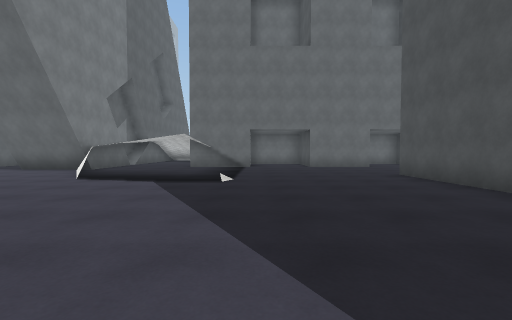
view 1 (above)

17 first-person views from a walk through a Unity game level. The camera is 1.3 m above the floor, tilts 2° down and sees 90° across. The floor is counted in squares, 2 m on a side. Each view is taken from the middle of a square. On the plan, view 1 faces up. The plan holds only what a view shows up to about 9 squares ahead; the rest is blank. The place goes on beyond the plan. Some animated figures are left out. Surface patterns are stand-ins for the level's own textures.

view 2
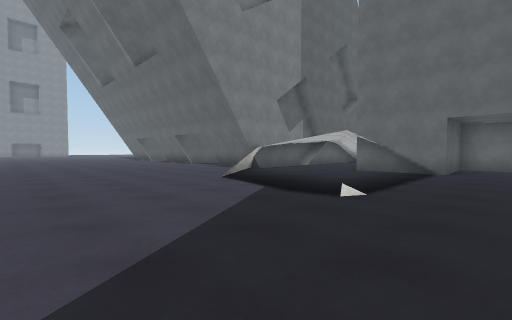

view 3
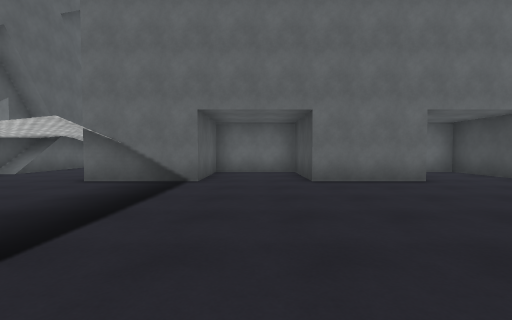

view 4
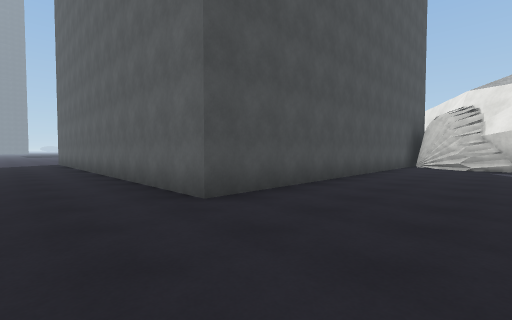

view 5
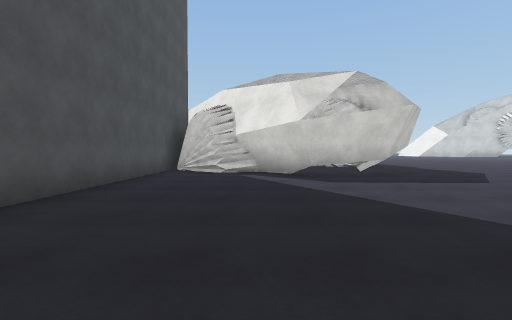

view 6
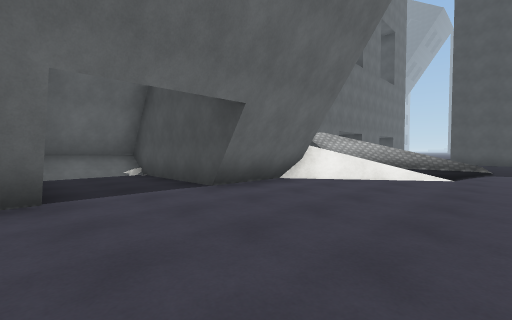

view 7
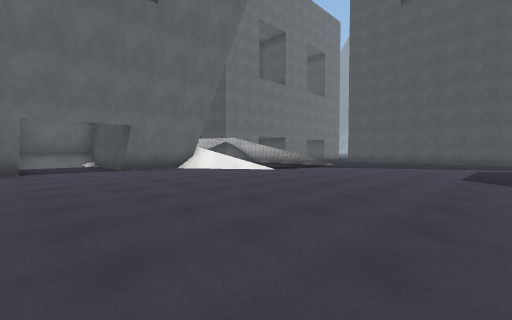

view 8
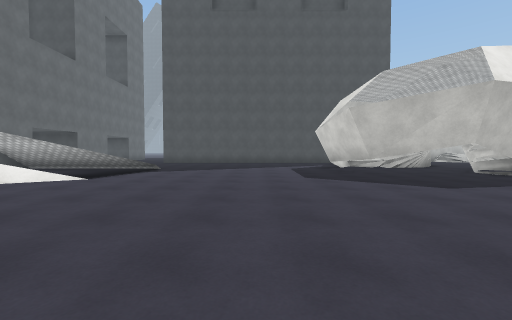

view 9
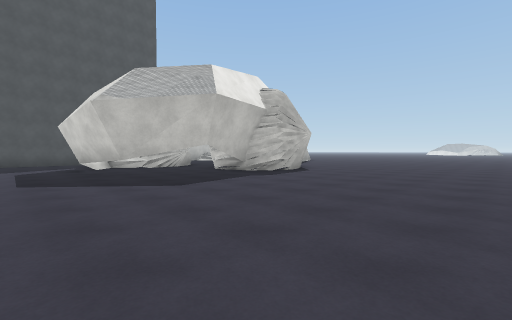

view 10
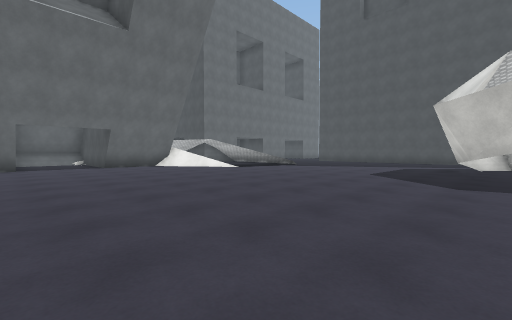

view 11
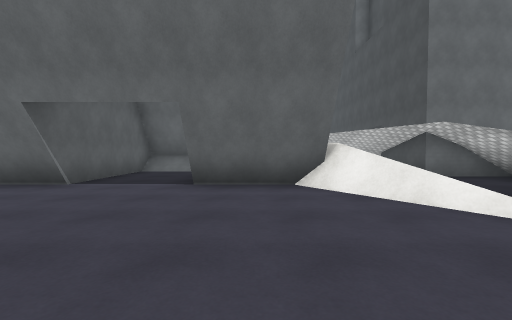

view 12
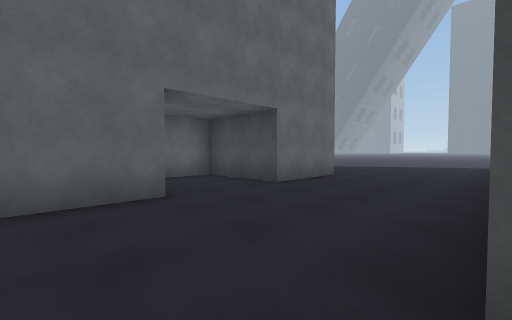

view 13
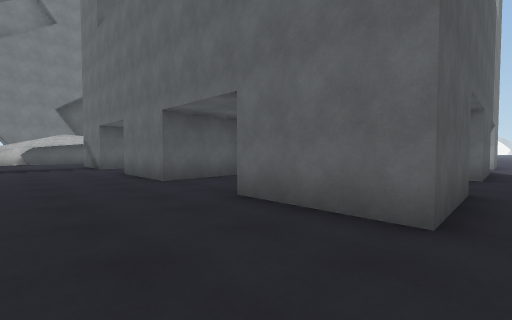

view 14
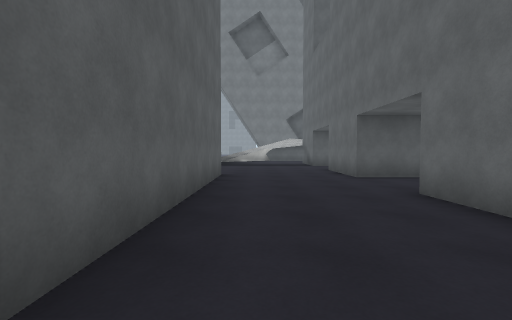

view 15
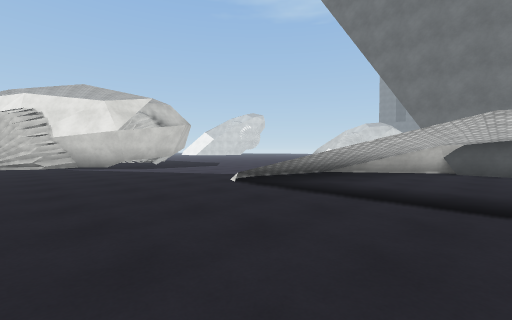

view 16
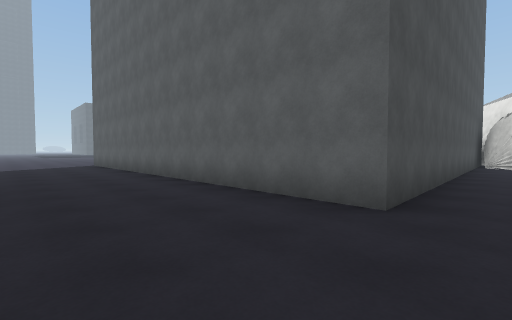

view 17
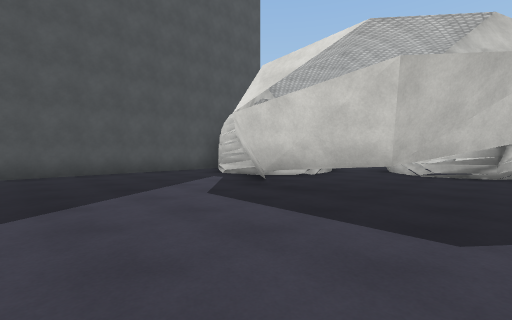

### Floor plan
Key: @ floor where view 1 was taken; # wall or solid block; . floor; = window, fence, low wall or low ledge; ^ raised ledge.
Columns run from 11 left of view 1 to 14 right of it. Each row starts with its distance up from view 1.
 20                     #.
 19                     #.
 18                     #.
 17                     #.
 16                     #.
 15                     #.
 14                     #.
 13 #####    ############.
 12 #..#      #...##..###.
 11 #..#      #...##..###..
 10 #..###    #...............
  9 #..####  ##...............
  8 ......#####...............
  7 ......=^##=....##########
  6 .........==....#
  5 ...............#
  4 ...............#
  3 ...............#
  2 ...............#
  1 ...............#
  0 ...........@...#
 -1 .........###...#
 -2 ........#= #####
 -3  ......##

Positions as (right, up) in squares from view 1, and headings:
1: (0, 0), facing up
2: (1, 2), facing up-left
3: (1, 5), facing up
4: (1, 9), facing down-right
5: (1, 6), facing down
6: (-11, 5), facing up-right
7: (-11, 0), facing up-right
8: (-10, 2), facing right
9: (-10, 1), facing down-right
10: (-11, -2), facing up-right
11: (-7, 4), facing up
12: (3, 7), facing up-right
13: (10, 8), facing up-left
14: (11, 8), facing left
15: (3, 10), facing down-left
16: (3, 10), facing down-right
17: (-4, 3), facing down-right
